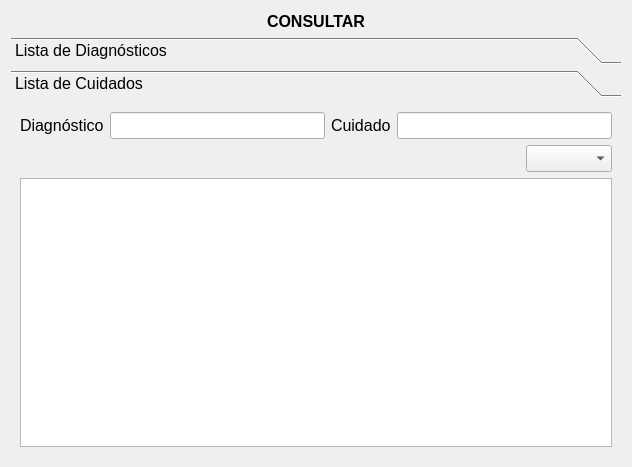
<?xml version="1.0" encoding="UTF-8"?>
<ui version="4.0">
 <class>Explorer</class>
 <widget class="QWidget" name="Explorer">
  <property name="geometry">
   <rect>
    <x>0</x>
    <y>0</y>
    <width>632</width>
    <height>467</height>
   </rect>
  </property>
  <property name="font">
   <font>
    <pointsize>12</pointsize>
   </font>
  </property>
  <property name="windowTitle">
   <string>Form</string>
  </property>
  <layout class="QGridLayout" name="gridLayout">
   <item row="0" column="0">
    <layout class="QHBoxLayout" name="horizontalLayout">
     <item>
      <spacer name="horizontalSpacer">
       <property name="orientation">
        <enum>Qt::Horizontal</enum>
       </property>
       <property name="sizeHint" stdset="0">
        <size>
         <width>98</width>
         <height>20</height>
        </size>
       </property>
      </spacer>
     </item>
     <item>
      <widget class="QLabel" name="label">
       <property name="font">
        <font>
         <pointsize>12</pointsize>
         <weight>75</weight>
         <bold>true</bold>
        </font>
       </property>
       <property name="text">
        <string>CONSULTAR</string>
       </property>
      </widget>
     </item>
     <item>
      <spacer name="horizontalSpacer_2">
       <property name="orientation">
        <enum>Qt::Horizontal</enum>
       </property>
       <property name="sizeHint" stdset="0">
        <size>
         <width>128</width>
         <height>20</height>
        </size>
       </property>
      </spacer>
     </item>
    </layout>
   </item>
   <item row="1" column="0">
    <widget class="QToolBox" name="toolBox">
     <property name="currentIndex">
      <number>1</number>
     </property>
     <widget class="QWidget" name="page">
      <property name="geometry">
       <rect>
        <x>0</x>
        <y>0</y>
        <width>614</width>
        <height>355</height>
       </rect>
      </property>
      <attribute name="label">
       <string>Lista de Diagnósticos </string>
      </attribute>
      <layout class="QGridLayout" name="gridLayout_2">
       <item row="1" column="0">
        <widget class="QLineEdit" name="lineEdit"/>
       </item>
       <item row="1" column="1">
        <widget class="QPushButton" name="pushButton">
         <property name="text">
          <string>Buscar</string>
         </property>
        </widget>
       </item>
       <item row="0" column="0">
        <widget class="QTableWidget" name="tW_showDiagnosReadyOnly">
         <column>
          <property name="text">
           <string>Cadastro</string>
          </property>
         </column>
         <column>
          <property name="text">
           <string>Título</string>
          </property>
         </column>
         <column>
          <property name="text">
           <string>Domínio</string>
          </property>
         </column>
         <column>
          <property name="text">
           <string>Ano</string>
          </property>
         </column>
         <column>
          <property name="text">
           <string>Definição</string>
          </property>
         </column>
         <column>
          <property name="text">
           <string>Características Definidoras</string>
          </property>
         </column>
         <column>
          <property name="text">
           <string>Fatores Relacionados</string>
          </property>
         </column>
        </widget>
       </item>
      </layout>
     </widget>
     <widget class="QWidget" name="page_2">
      <property name="geometry">
       <rect>
        <x>0</x>
        <y>0</y>
        <width>614</width>
        <height>355</height>
       </rect>
      </property>
      <attribute name="label">
       <string>Lista de Cuidados</string>
      </attribute>
      <layout class="QGridLayout" name="gridLayout_3">
       <item row="0" column="0">
        <layout class="QHBoxLayout" name="horizontalLayout_2">
         <item>
          <widget class="QLabel" name="label_4">
           <property name="text">
            <string>Diagnóstico</string>
           </property>
          </widget>
         </item>
         <item>
          <widget class="QLineEdit" name="lineEdit_3"/>
         </item>
         <item>
          <widget class="QLabel" name="label_6">
           <property name="text">
            <string>Cuidado</string>
           </property>
          </widget>
         </item>
         <item>
          <widget class="QLineEdit" name="lineEdit_5"/>
         </item>
        </layout>
       </item>
       <item row="1" column="0">
        <layout class="QHBoxLayout" name="horizontalLayout_3">
         <item>
          <spacer name="horizontalSpacer_3">
           <property name="orientation">
            <enum>Qt::Horizontal</enum>
           </property>
           <property name="sizeHint" stdset="0">
            <size>
             <width>428</width>
             <height>20</height>
            </size>
           </property>
          </spacer>
         </item>
         <item>
          <widget class="QComboBox" name="comboBox"/>
         </item>
        </layout>
       </item>
       <item row="2" column="0">
        <widget class="QColumnView" name="columnView_2"/>
       </item>
      </layout>
     </widget>
    </widget>
   </item>
  </layout>
 </widget>
 <resources/>
 <connections/>
</ui>
